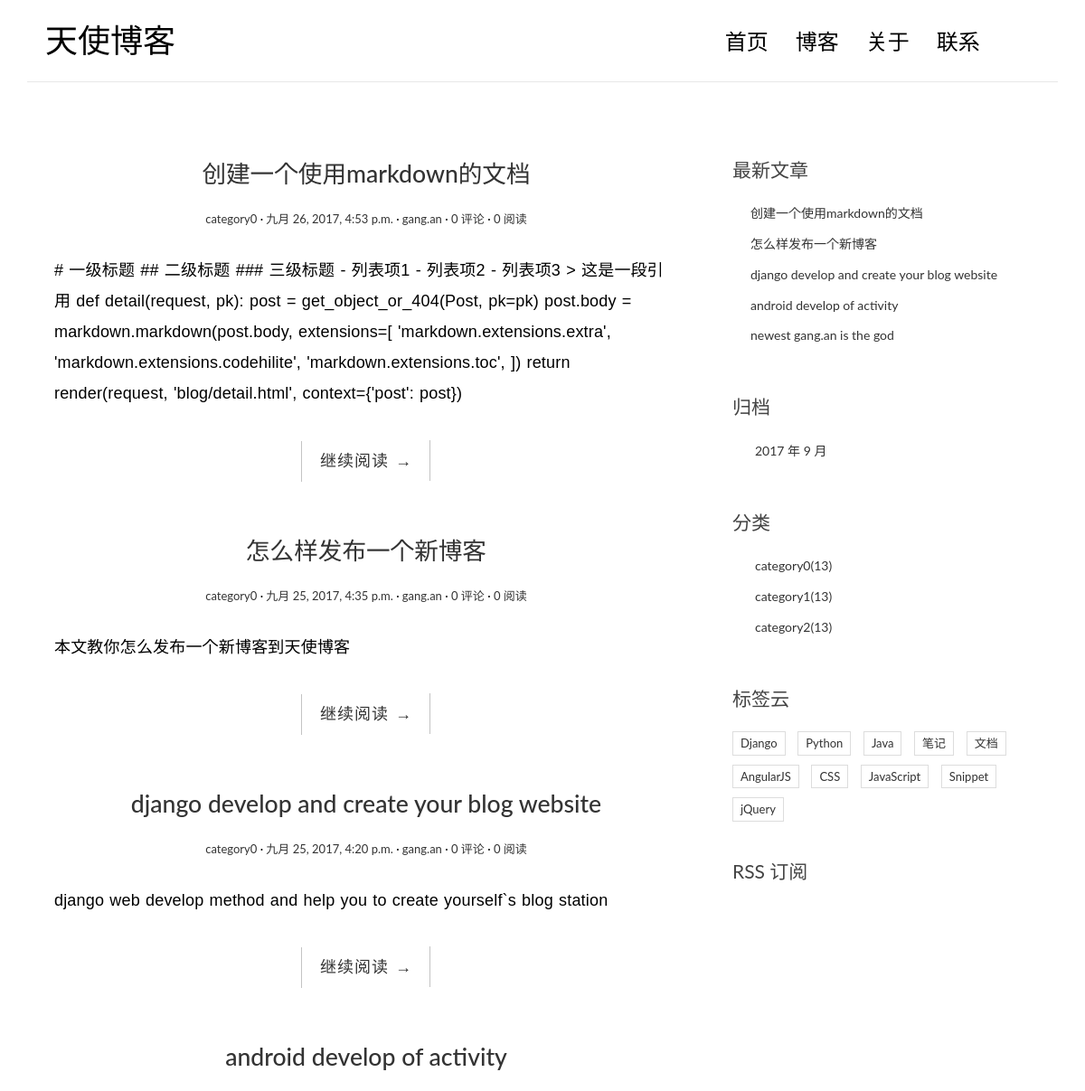
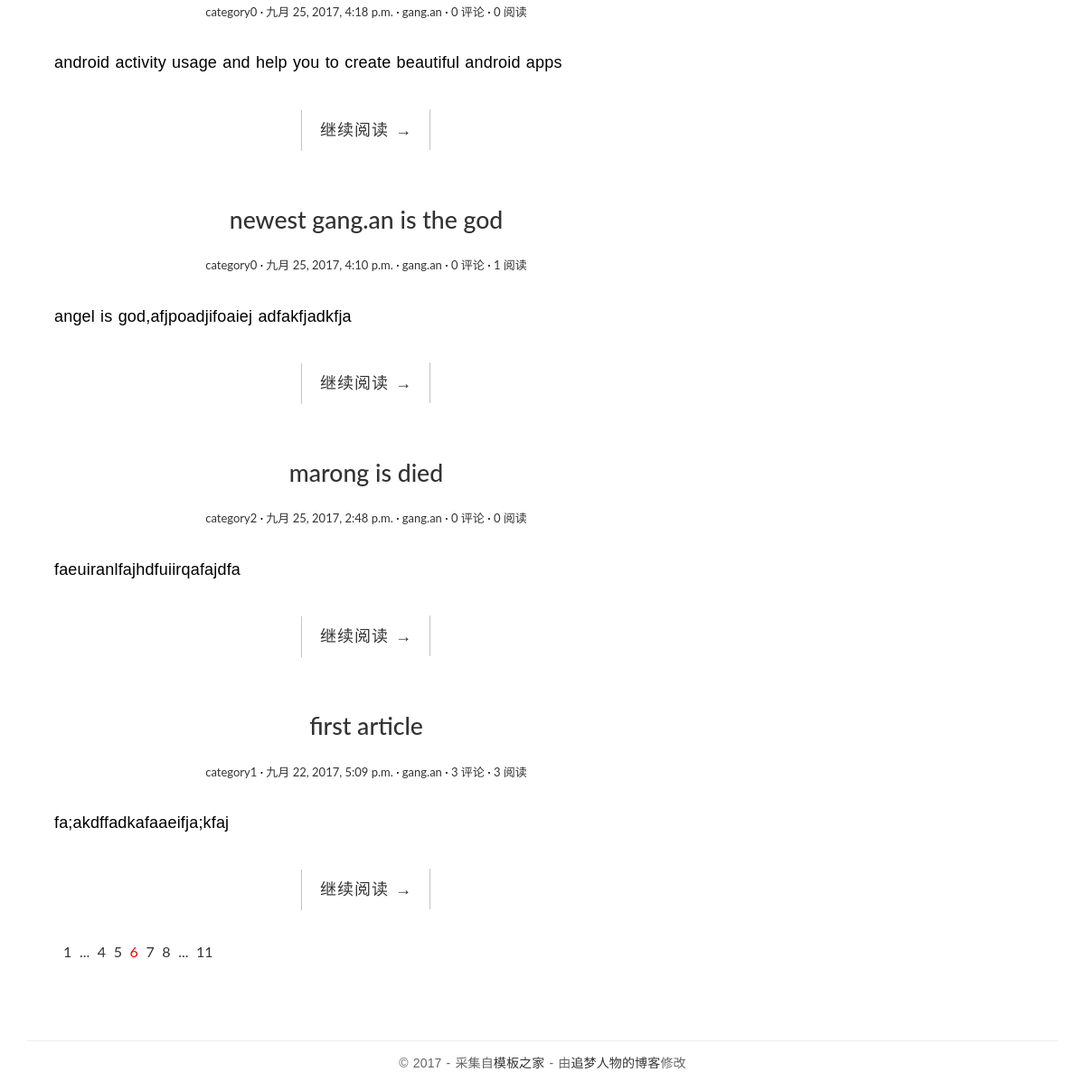
The app's page /index/ with its own data (2 pictures, top to bottom).
### blog/models.py (models this page shows, shortened)
class Post(models.Model):
    title = models.CharField(max_length=70)
    body = models.TextField()
    created_time = models.DateTimeField()
    modified_time = models.DateTimeField()
    excerpt = models.CharField(max_length=200, blank=True)
    category = models.ForeignKey(Category)
    tags = models.ManyToManyField(Tag, blank=True)
    author = models.ForeignKey(User)
    views = models.PositiveIntegerField(default=0)
    def get_absolute_url(self):
        print('detail url:',reverse('blog:detail',kwargs={'pk':self.pk}))
        return reverse('blog:detail',kwargs={'pk':self.pk})

class Category(models.Model):
    name = models.CharField(max_length=100)
    def __str__(self):
        return self.name

### blog/views.py (the view)
# urls.py: url(r'index/', views.index, name='index'),
def index(request):
    print("index")
    post_list = Post.objects.all().order_by('-created_time')
    return render(request,'blog/index.html',context={'post_list':post_list})

### blog/templatetags/blog_tags.py (called while the page is built)
@register.simple_tag
def get_recent_posts(num=5):
    return Post.objects.all().order_by('-created_time')[:num]

@register.simple_tag
def archives():
    return Post.objects.dates('created_time', 'month', order='DESC')

@register.simple_tag
def get_categories():
    return Category.objects.all()

### templates/blog/index.html (shortened to what this page needs)
{% extends 'base.html' %}
            {% block main%}
            {% for post in post_list %}
                <article class="post post-{{ post.pk }}">
                    <header class="entry-header">
                        <h1 class="entry-title">
                            <a href="{{post.get_absolute_url}}">{{post.title}}</a>
                        </h1>
                        <div class="entry-meta">
                            <span class="post-category"><a href="#">{{post.category}}</a></span>
                            <span class="post-date"><a href="#"><time class="entry-date"
                                                                      datetime={{post.created_time}}>{{post.created_time}}</time></a></span>
                            <span class="post-author"><a href="#">{{post.author}}</a></span>
                            <span class="comments-link"><a href="#">{{post.comment_set.count}} 评论</a></span>
                            <span class="views-count"><a href="#">{{post.views}} 阅读</a></span>
                        </div>
                    </header>
                    <div class="entry-content clearfix">
                        <p>{{post.body}}</p>
                        <div class="read-more cl-effect-14">
                            <a href="{{post.get_absolute_url}}" class="more-link">继续阅读 <span class="meta-nav">→</span></a>
                        </div>
                    </div>
                </article>
                {% empty %}
                    <div class="no-post">暂时还没有发布的文章！</div>
                {% endfor %}
                <div class="pagination">
                    <ul>
                        <li><a href="">1</a></li>
                        <li><a href="">...</a></li>
                        <li><a href="">4</a></li>
                        <li><a href="">5</a></li>
                        <li class="current"><a href="">6</a></li>
                        <li><a href="">7</a></li>
                        <li><a href="">8</a></li>
                        <li><a href="">...</a></li>
                        <li><a href="">11</a></li>
                    </ul>
                </div>
            {% endblock main %}

### templates/base.html (shortened to what this page needs)
{% load staticfiles %}
{% load blog_tags %}
<!DOCTYPE html>
<html>
<head>
    <link rel="stylesheet" href="{%static 'blog/css/bootstrap.min.css'%}">
    <link rel="stylesheet" href="http://code.ionicframework.com/ionicons/2.0.1/css/ionicons.min.css">
    <link rel="stylesheet" href="{%static 'blog/css/pace.css'%}">
    <link rel="stylesheet" href="{%static 'blog/css/custom.css'%}">
    <link rel="stylesheet" href="{%static 'blog/css/highlights/github.css' %}">
</head>
<body>
<div class="container">
    <header id="site-header">
        <div class="row">
            <div class="col-md-4 col-sm-5 col-xs-8">
                <div class="logo">
                    <h1><a href={% url 'blog:index'%}>天使博客</a></h1>
                </div>
            </div>
            <div class="col-md-8 col-sm-7 col-xs-4">
                <nav class="main-nav" role="navigation">
                    <div class="collapse navbar-collapse" id="bs-example-navbar-collapse-1">
                        <ul class="nav navbar-nav navbar-right">
                            <li class="cl-effect-11"><a href="index.html" data-hover="首页">首页</a></li>
                            <li class="cl-effect-11"><a href="full-width.html" data-hover="博客">博客</a></li>
                            <li class="cl-effect-11"><a href="about.html" data-hover="关于">关于</a></li>
                            <li class="cl-effect-11"><a href="contact.html" data-hover="联系">联系</a></li>
                        </ul>
                    </div>
                </nav>
            </div>
        </div>
    </header>
</div>
<div class="content-body">
    <div class="container">
        <div class="row">
            <main class="col-md-8">
                {% block main %}
                {% endblock main %}
            </main>
            <aside class="col-md-4">
                <div class="widget widget-recent-posts">
                    <h3 class="widget-title">最新文章</h3>
                    {% get_recent_posts as recent_post_list %}
                    <ul>
                        {% for post in recent_post_list %}
                        <li>
                            <a href="{{ post.get_absolute_url }}">{{ post.title }}</a>
                        </li>
                        {% empty %}
                            暂无文章！
                        {% endfor %}
                    </ul>
                </div>
                <div class="widget widget-archives">
                    <h3 class="widget-title">归档</h3>
                    {% archives as date_list %}
                    <ul>
                        {% for date in date_list %}
                            <li>
                                <a href={% url 'blog:archives' date.year date.month %}>{{ date.year }} 年 {{ date.month }} 月</a>
                            </li>
                        {% empty %}
                        暂无归档！
                        {% endfor %}
                    </ul>
                </div>
                <div class="widget widget-category">
                    <h3 class="widget-title">分类</h3>
                    {% get_categories as categories%}
                    <ul>
                        {% for category in categories %}
                        <li>
                            <a href="#">{{category.name}}<span class="post-count">(13)</span></a>
                        </li>
                        {% empty %}
                        暂无分类
                        {% endfor %}
                    </ul>
                </div>
                <div class="widget widget-tag-cloud">
                    <h3 class="widget-title">标签云</h3>
                    <ul>
                        <li>
                            <a href="#">Django</a>
                        </li>
                        <li>
                            <a href="#">Python</a>
                        </li>
                        <li>
                            <a href="#">Java</a>
                        </li>
                        <li>
                            <a href="#">笔记</a>
                        </li>
                        <li>
                            <a href="#">文档</a>
                        </li>
                        <li>
                            <a href="#">AngularJS</a>
                        </li>
                        <li>
                            <a href="#">CSS</a>
                        </li>
                        <li>
                            <a href="#">JavaScript</a>
                        </li>
                        <li>
                            <a href="#">Snippet</a>
                        </li>
                        <li>
                            <a href="#">jQuery</a>
                        </li>
                    </ul>
                </div>
                <div class="rss">
                    <a href=""> RSS 订阅</a>
                </div>
            </aside>
        </div>
    </div>
</div>
<footer id="site-footer">
    <div class="container">
        <div class="row">
            <div class="col-md-12">
                <p class="copyright">&copy 2017 - 采集自<a href="http://www.cssmoban.com/"
                                                        target="_blank" title="模板之家">模板之家</a>
                    - 由<a href="http://zmrenwu.com/" title="网页模板" target="_blank">追梦人物的博客</a>修改
                </p>
            </div>
        </div>
    </div>
</footer>
</body>
</html>

### blog/static/blog/css/custom.css (style rules this page uses)
* { outline: none; }
h1, h2, h3, h4, h5, h6 { margin-top: 0; }
a { color: #333; }
body { color: #444; font-family: 'Lato', sans-serif; }
p { font-family: 'Ubuntu', sans-serif; font-weight: 400; word-spacing: 1px; letter-spacing: 0.01em; }
#site-header { background-color: #FFF; padding: 25px 20px; margin-bottom: 40px; border-bottom: 1px solid #e7e7e7; }
.logo h1 a { color: #000; }
.logo h1 { margin: 0; font-family: 'Lato', sans-serif; font-weight: 300; }
.main-nav { margin-top: 11px; max-width: 95%; }
.main-nav a { color: #000000 !important; padding: 0 0 5px 0 !important; margin-right: 30px; font-family: 'Lato', sans-serif; font-weight: 300; font-size: 24px; }
.cl-effect-11 a { padding: 10px 0; color: #0972b4; text-shadow: none; }
.cl-effect-11 a::before { position: absolute; top: 0; left: 0; overflow: hidden; padding: 0 0 5px 0 !important; max-width: 0; border-bottom: 1px solid #000; color: #000; content: attr(data-hover); white-space: nowrap; -webkit-transition: max-width 0.5s; -moz-transition: max-width 0.5s; transition: max-width 0.5s; }
.content-body { padding-bottom: 4em; }
.post { background: #fff; padding: 30px 30px 0; }
.entry-title { text-align: center; font-size: 1.9em; margin-bottom: 20px; line-height: 1.6; padding: 10px 20px 0; }
.entry-meta { text-align: center; color: #DDDDDD; font-size: 13px; margin-bottom: 30px; }
.entry-content { font-size: 18px; line-height: 1.9; font-weight: 300; color: #000; }
.post-category::after, .post-date::after, .post-author::after, .comments-link::after { content: ' ·'; color: #000; }
.read-more { font-family: 'Ubuntu', sans-serif; font-weight: 400; word-spacing: 1px; letter-spacing: 0.01em; text-align: center; margin-top: 20px; }
.cl-effect-14 a { padding: 0 20px; height: 45px; line-height: 45px; position: relative; display: inline-block; margin: 15px 25px; letter-spacing: 1px; font-weight: 400; text-shadow: 0 0 1px rgba(255, 255, 255, 0.3); }
.cl-effect-14 a::before, .cl-effect-14 a::after { position: absolute; width: 45px; height: 1px; background: #C3C3C3; content: ''; -webkit-transition: all 0.3s; -moz-transition: all 0.3s; transition: all 0.3s; pointer-events: none; }
.cl-effect-14 a::before { top: 0; left: 0; -webkit-transform: rotate(90deg); -moz-transform: rotate(90deg); transform: rotate(90deg); -webkit-transform-origin: 0 0; -moz-transform-origin: 0 0; transform-origin: 0 0; }
.cl-effect-14 a::after { right: 0; bottom: 0; -webkit-transform: rotate(90deg); -moz-transform: rotate(90deg); transform: rotate(90deg); -webkit-transform-origin: 100% 0; -moz-transform-origin: 100% 0; transform-origin: 100% 0; }
.widget { background: #fff; padding: 30px 0 0; }
.widget-title { font-size: 1.5em; margin-bottom: 20px; line-height: 1.6; padding: 10px 0 0; font-weight: 400; }
.widget-recent-posts ul { padding: 0; margin: 0; padding-left: 20px; }
.widget-recent-posts ul li { list-style-type: none; position: relative; line-height: 170%; margin-bottom: 10px; }
.widget-recent-posts ul li::before { content: '\f3d3'; font-family: "Ionicons"; position: absolute; left: -17px; top: 3px; font-size: 16px; color: #000; }
.widget-archives ul { padding: 0; margin: 0; padding-left: 25px; }
.widget-archives ul li { list-style-type: none; position: relative; line-height: 170%; margin-bottom: 10px; }
.widget-archives ul li::before { content: '\f3f3'; font-family: "Ionicons"; position: absolute; left: -25px; top: 1px; font-size: 16px; color: #000; }
.widget-category ul { padding: 0; margin: 0; padding-left: 25px; }
.widget-category ul li { list-style-type: none; position: relative; line-height: 170%; margin-bottom: 10px; }
.widget-category ul li::before { content: '\f3fe'; font-family: "Ionicons"; position: absolute; left: -25px; top: 1px; font-size: 18px; color: #000; }
.widget-tag-cloud ul { padding: 0; margin: 0; margin-right: -10px; }
.widget-tag-cloud ul li { list-style-type: none; font-size: 13px; display: inline-block; margin-right: 10px; margin-bottom: 10px; padding: 3px 8px; border: 1px solid #ddd; }
.rss { font-size: 21px; margin-top: 30px; }
.rss a { color: #444; }
#site-footer { padding-top: 10px; padding: 0 0 1.5em 0; }
.copyright { text-align: center; padding-top: 1em; margin: 0; border-top: 1px solid #eee; color: #666; }
.pagination ul { list-style: none; }
.pagination ul li { display: inline-block; font-size: 16px; margin-right: 5px; }
.current a { color: red; }

### records on screen
Post: title "创建一个使用markdown的文档", category "category0", created_time "九月 26, 2017, 4:53 p.m.", author "gang.an", comment_set.count "0", views "0", body "# 一级标题 ## 二级标题 ### 三级标题 - 列表项1 - 列表项2 - 列表项3 > 这是一段引用 def detail(request, pk): post = get_object_or_404(Post, pk=pk) post.body = markdown.markdown(post.body, extensions=[ 'markdown.extensions.extra', 'markdown.extensions.codehilite', 'markdown.extensions.toc', ]) return render(request, 'blog/detail.html', context={'post': post})"
Post: title "怎么样发布一个新博客", category "category0", created_time "九月 25, 2017, 4:35 p.m.", author "gang.an", comment_set.count "0", views "0", body "本文教你怎么发布一个新博客到天使博客"
Post: title "django develop and create your blog website", category "category0", created_time "九月 25, 2017, 4:20 p.m.", author "gang.an", comment_set.count "0", views "0", body "django web develop method and help you to create yourself`s blog station"
Post: title "android develop of activity", category "category0", created_time "九月 25, 2017, 4:18 p.m.", author "gang.an", comment_set.count "0", views "0", body "android activity usage and help you to create beautiful android apps"
Post: title "newest gang.an is the god", category "category0", created_time "九月 25, 2017, 4:10 p.m.", author "gang.an", comment_set.count "0", views "1", body "angel is god,afjpoadjifoaiej adfakfjadkfja"
Post: title "marong is died", category "category2", created_time "九月 25, 2017, 2:48 p.m.", author "gang.an", comment_set.count "0", views "0", body "faeuiranlfajhdfuiirqafajdfa"
Post: title "first article", category "category1", created_time "九月 22, 2017, 5:09 p.m.", author "gang.an", comment_set.count "3", views "3", body "fa;akdffadkafaaeifja;kfaj"
Category: name "category0"
Category: name "category1"
Category: name "category2"

### other values on screen
{{ date.year }} "2017"
{{ date.month }} "9"
